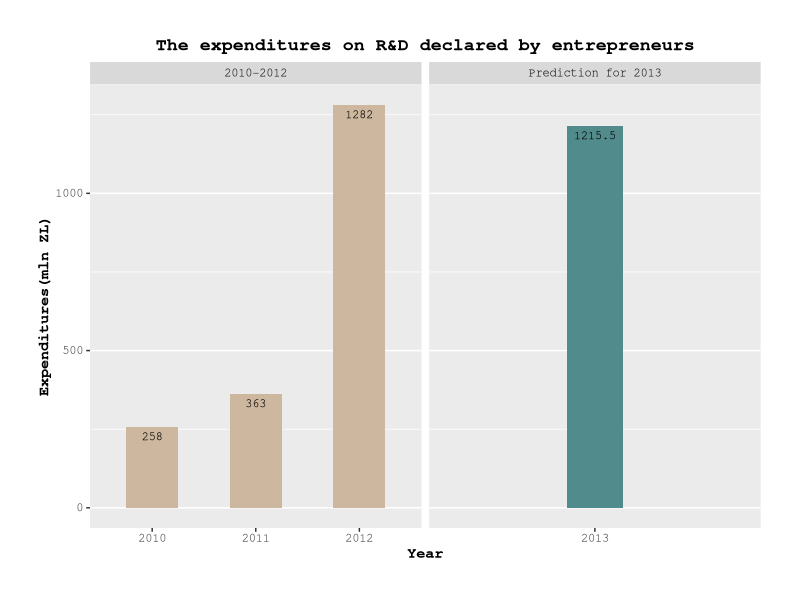
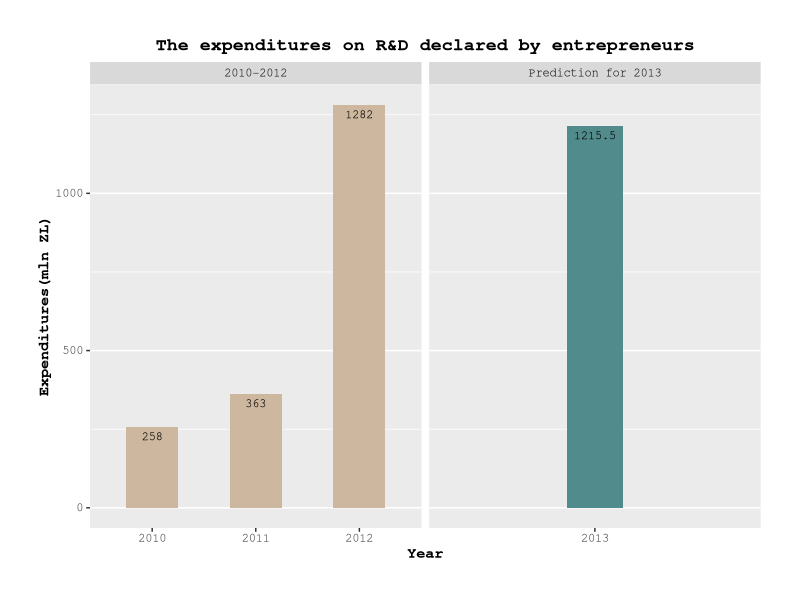

Here is the R script that generated these plots, in order:
## ---- chunk 1
#| warning: false
#| echo: false

library(ggplot2)
## ---- chunk 2
years <- seq(2010, 2013)
expenditures <- c(258, 363, 1282, 4862/4)
## ---- chunk 3
df <- data.frame(Year=years, Expenditures=expenditures)
df$isPrediction=ifelse(df$Year==2013, TRUE, FALSE)
## ---- chunk 4
ggplot(df, aes(x=factor(Year), y=Expenditures)) +
  geom_bar(stat='identity', fill=ifelse(df$isPrediction, 'darkslategray4', 'bisque3'), width=ifelse(df$isPrediction, 0.2, 0.5)) + # add bars with colors depending on whether the value is a prediction or not
  # note: bar width was not working correctly when I used width=0.5 (2013 bar was much wider), so I split them into two values depending on isPrediction
  geom_text(aes(label=Expenditures, y=Expenditures+1, vjust=2), family='mono', size=3) + # add exact values of the expenditures
  labs( # add labels
    title='The expenditures on R&D declared by entrepreneurs',
    x='Year',
    y='Expenditures(mln ZL)'
  ) +
  theme(
    text=element_text(family='mono'), # set font to monospace
    plot.title=element_text(face='bold', hjust=0.5), # center and bold the title
    axis.title=element_text(face='bold'), # bold the axes titles
    panel.grid.major.x = element_blank(), # remove vertical lines
    plot.margin = unit(rep(10, 4), 'mm') # add margins
  ) +
  facet_wrap(~ifelse(df$isPrediction, 'Prediction for 2013', '2010-2012'), scales='free_x') # split the plot into two separate ones for solid values and predictions
## ---- chunk 5
ggsave(filename='images/pretty_plot.png', height=10, width=15)
